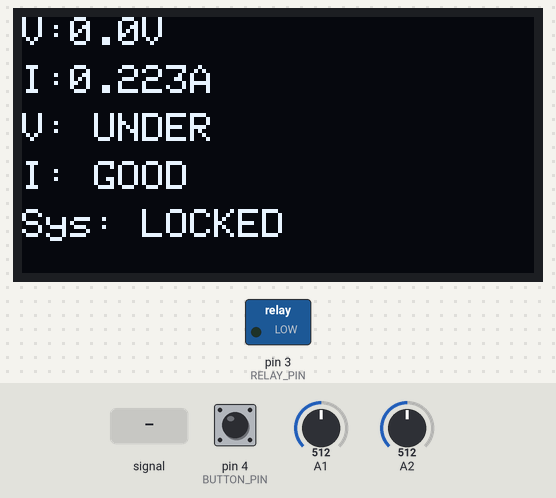
The sketch below on a simulated Arduino Uno, built with avr-gcc and run on an emulated ATmega328P. Parts: 128×64 one-colour display, switched loads named in the sketch (green lamp = pin HIGH). The test bench sets the inputs (shaded band); at power-on: A2 = 512, A1 = 512, pin 4 (BUTTON_PIN) HIGH.

Above: at 1.4 s.
1.5 s: A1 fed a 200 Hz sine of ±81 counts around its level
At 1.95 s:
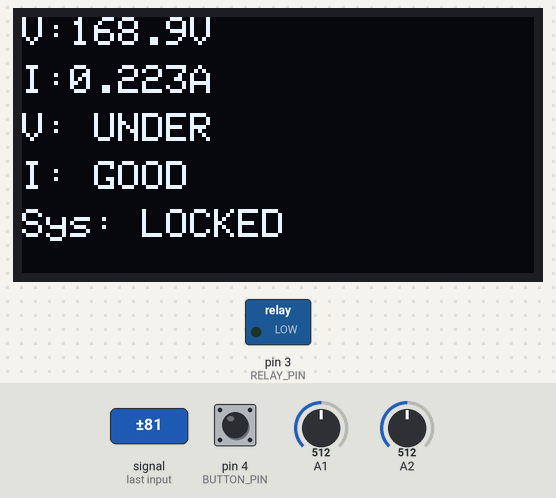
4.2 s: A2 set to 489
At 6.7 s:
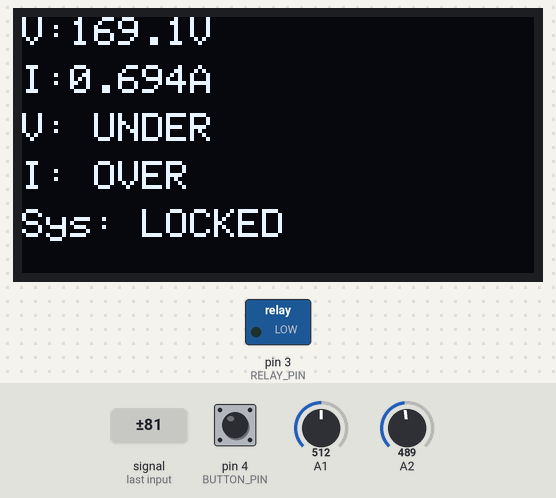
6.9 s: A1 set to 490
At 8.4 s:
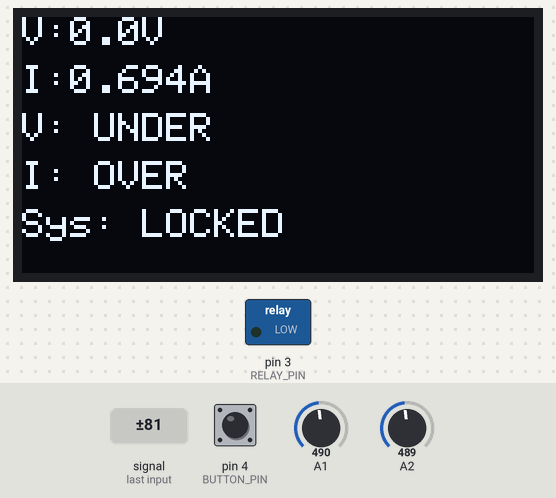
8.7 s: A1 fed a 1000 Hz sine of ±255 counts around its level
At 8.95 s:
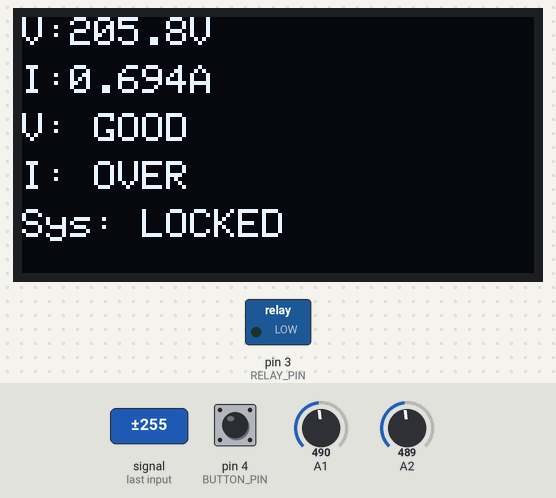
11.2 s: pin 4 (BUTTON_PIN) pulled LOW for 3.2 s
At 12.38 s:
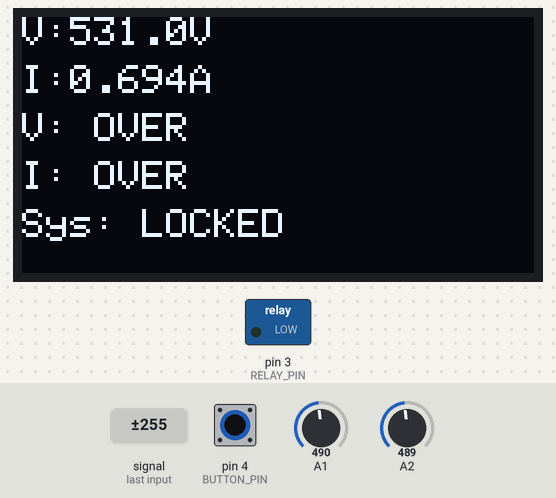
15.0 s: A1 set to 510
At 15.36 s:
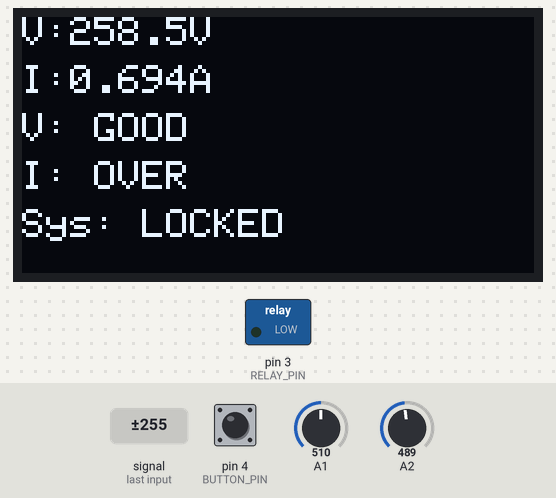
Timing chart, 0 to 18.0 s (numbered marks = the images above; inputs shaded):
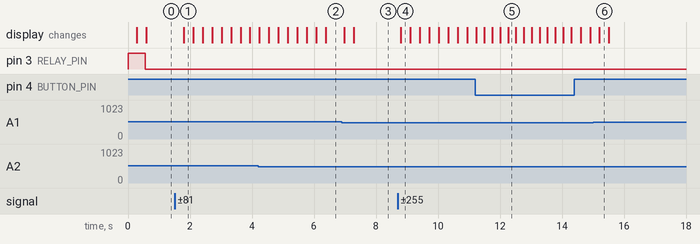

Measured:
- the behaviour switches between 499 and 498 on A2 (found by bisection; images 1 and 2)
- after the input at 1.5 s, the display: changes after 0.30 s (image 1)
- after the input at 4.2 s, the display: first differs from a run without the input after 0.34 s (image 2 shows a later state)
- after the input at 8.7 s, the display: changes after 0.11 s (image 4)
- after the input at 15.0 s, the display: changes after 0.21 s (image 6)

The sketch:

SMART_BREAKER.ino
```cpp
#include <Wire.h>
#include <Adafruit_GFX.h>
#include <Adafruit_SH110X.h>

const int RELAY_PIN = 3;
const int BUTTON_PIN = 4;
Adafruit_SH1106G display(128, 64, &Wire, -1);

bool isLocked = false;

void setup() {
  Wire.begin();
  pinMode(RELAY_PIN, OUTPUT);
  pinMode(BUTTON_PIN, INPUT_PULLUP);
  digitalWrite(RELAY_PIN, HIGH); // Start ON
  delay(250);
  display.begin(0x3C, true);
  display.clearDisplay();
  display.setTextColor(SH110X_WHITE);
}

void loop() {
  float vSum = 0;
  for (int i = 0; i < 500; i++) vSum += analogRead(A1);
  float vOffset = vSum / 500.0;

  float sumVsq = 0, sumIsq = 0;
  for (int i = 0; i < 500; i++) {
    float v = (analogRead(A1) - vOffset) * (5.0 / 1023.0) * 603.0;
    float c = -((analogRead(A2) - 506.4) * (5.0 / 1023.0) / 0.1225);
    sumVsq += v * v;
    sumIsq += c * c;
  }

  float Vrms = sqrt(sumVsq / 500.0);
  float Irms = sqrt(sumIsq / 500.0);

  bool fault = (Vrms > 260 || Vrms < 180 || Irms > 0.3);
  if (fault) isLocked = true;

  if (digitalRead(BUTTON_PIN) == HIGH) {
    delay(50);
    if (!fault) isLocked = false; // Only reset if safe
  }

  bool relayOn = !isLocked && !fault;
  digitalWrite(RELAY_PIN, relayOn ? HIGH : LOW);

  const char* vStat = (Vrms > 260) ? "OVER" : (Vrms < 180) ? "UNDER" : "GOOD";
  const char* iStat = (Irms > 0.3) ? "OVER" : "GOOD";
  const char* sysStat = isLocked ? "LOCKED" : (relayOn ? "ON" : "OFF");

  display.clearDisplay();
  display.setTextSize(1);
  display.setCursor(0, 0);  display.print("V:"); display.print(Vrms, 1); display.println("V");
  display.setCursor(0, 12); display.print("I:"); display.print(Irms, 3); display.println("A");
  display.setCursor(0, 24); display.print("V: "); display.println(vStat);
  display.setCursor(0, 36); display.print("I: "); display.println(iStat);
  display.setCursor(0, 48); display.print("Sys: "); display.println(sysStat);
  display.display();
}
```
